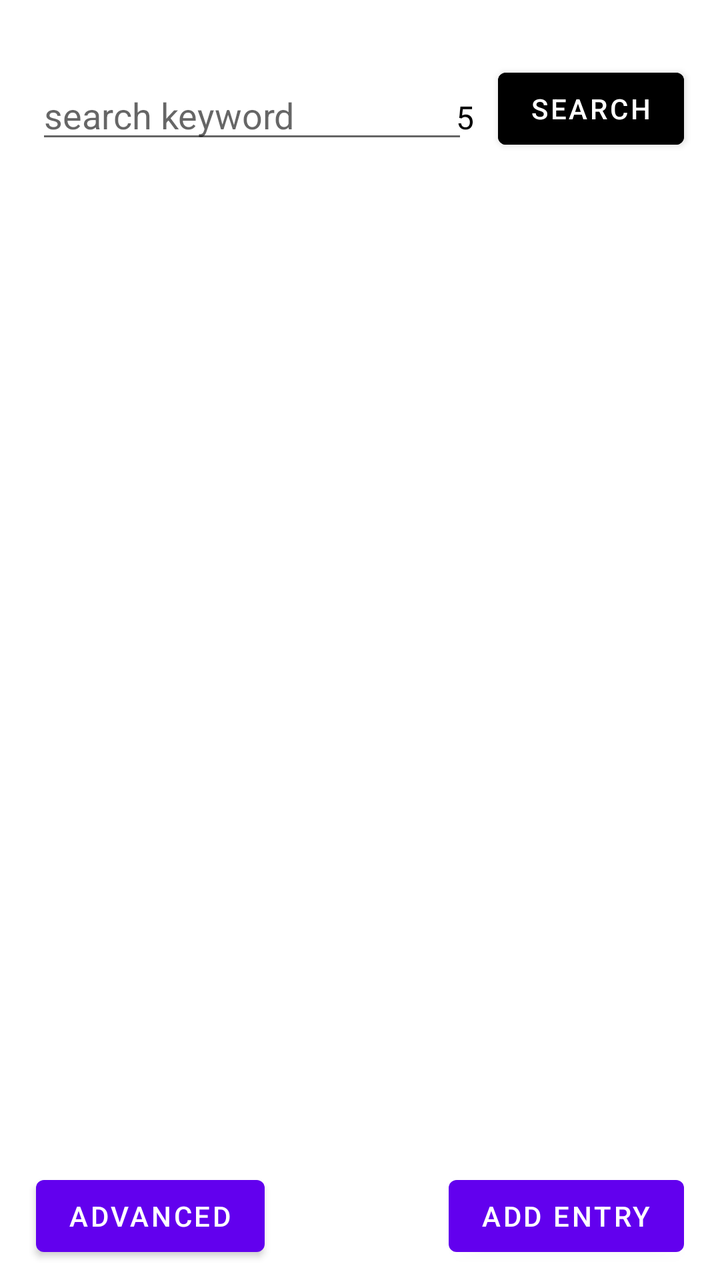
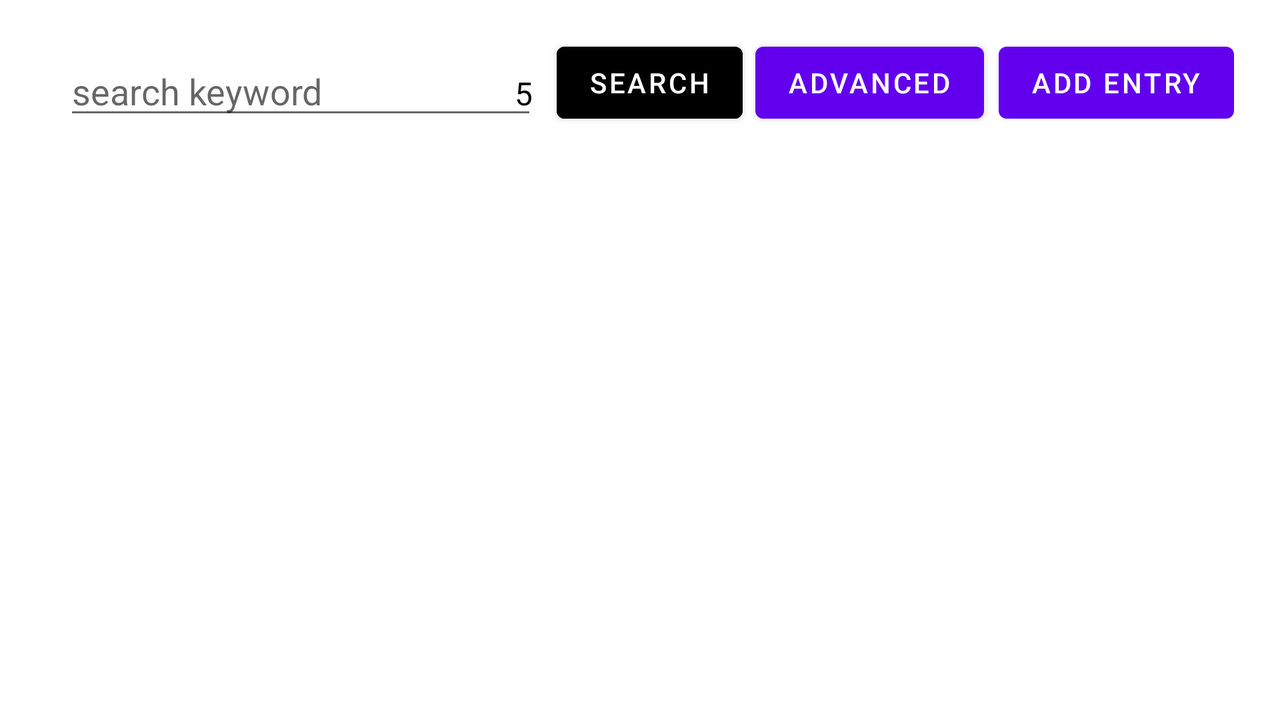

An Android layout and its configuration variant, each rendered on a device that would load it. The default file and the variant file are quoted in full after the pictures.
<!-- AndroidManifest.xml: application theme Theme.SimpleKnowledgeBase -->
<!-- res/layout/fragment_keyword_search.xml -->
<?xml version="1.0" encoding="utf-8"?>
<androidx.constraintlayout.widget.ConstraintLayout xmlns:android="http://schemas.android.com/apk/res/android"
    xmlns:app="http://schemas.android.com/apk/res-auto"
    xmlns:tools="http://schemas.android.com/tools"
    android:layout_width="match_parent"
    android:layout_height="match_parent">

    <Button
        android:id="@+id/keyword_btn_search"
        android:layout_width="wrap_content"
        android:layout_height="wrap_content"
        android:backgroundTint="@android:color/black"
        android:text="@string/keyword_btn_search"
        app:layout_constraintBottom_toTopOf="@+id/guideline4"
        app:layout_constraintEnd_toStartOf="@+id/guideline1"
        app:layout_constraintTop_toTopOf="@+id/guideline6" />

    <EditText
        android:id="@+id/keyword_et_search"
        android:layout_width="0dp"
        android:layout_height="wrap_content"
        android:gravity="bottom"
        android:hint="@string/keyword_et_search"
        android:minHeight="48dp"
        app:layout_constraintBottom_toTopOf="@+id/guideline4"
        app:layout_constraintEnd_toStartOf="@+id/guideline2"
        app:layout_constraintStart_toStartOf="@+id/guideline3"
        app:layout_constraintTop_toTopOf="@+id/guideline6"
        app:layout_constraintVertical_bias="1.0" />

    <androidx.recyclerview.widget.RecyclerView
        android:id="@+id/keyword_rv_displayResults"
        android:layout_width="0dp"
        android:layout_height="0dp"
        app:layout_constraintBottom_toTopOf="@+id/guideline5"
        app:layout_constraintEnd_toStartOf="@+id/guideline1"
        app:layout_constraintHorizontal_bias="0.4"
        app:layout_constraintStart_toStartOf="@+id/guideline3"
        app:layout_constraintTop_toTopOf="@+id/guideline4"
        app:layout_constraintVertical_bias="0.133" />

    <Button
        android:id="@+id/keyword_btn_addEntry"
        android:layout_width="wrap_content"
        android:layout_height="wrap_content"
        android:text="@string/keyword_btn_addEntry"
        app:layout_constraintBottom_toBottomOf="parent"
        app:layout_constraintEnd_toStartOf="@+id/guideline1"
        app:layout_constraintTop_toTopOf="@+id/guideline5" />

    <TextView
        android:id="@+id/keyword_tv_noOfHits"
        android:layout_width="wrap_content"
        android:layout_height="wrap_content"
        android:layout_marginEnd="12dp"
        android:textColor="@color/black"
        android:textSize="16sp"
        android:visibility="invisible"
        app:layout_constraintBaseline_toBaselineOf="@+id/keyword_et_search"
        app:layout_constraintEnd_toStartOf="@+id/keyword_btn_search"
        tools:text="5"
        tools:visibility="visible" />

    <androidx.constraintlayout.widget.Guideline
        android:id="@+id/guideline6"
        android:layout_width="wrap_content"
        android:layout_height="wrap_content"
        android:orientation="horizontal"
        app:layout_constraintGuide_percent="0.05" />

    <androidx.constraintlayout.widget.Guideline
        android:id="@+id/guideline3"
        android:layout_width="wrap_content"
        android:layout_height="wrap_content"
        android:orientation="vertical"
        app:layout_constraintGuide_percent="0.05" />

    <androidx.constraintlayout.widget.Guideline
        android:id="@+id/guideline1"
        android:layout_width="wrap_content"
        android:layout_height="wrap_content"
        android:orientation="vertical"
        app:layout_constraintGuide_percent="0.95" />

    <androidx.constraintlayout.widget.Guideline
        android:id="@+id/guideline4"
        android:layout_width="wrap_content"
        android:layout_height="wrap_content"
        android:orientation="horizontal"
        app:layout_constraintGuide_percent="0.12" />

    <androidx.constraintlayout.widget.Guideline
        android:id="@+id/guideline5"
        android:layout_width="wrap_content"
        android:layout_height="wrap_content"
        android:orientation="horizontal"
        app:layout_constraintGuide_percent="0.9" />

    <androidx.constraintlayout.widget.Guideline
        android:id="@+id/guideline2"
        android:layout_width="wrap_content"
        android:layout_height="wrap_content"
        android:orientation="vertical"
        app:layout_constraintGuide_percent="0.65" />

    <Button
        android:id="@+id/keyword_btn_advancedSearch"
        android:layout_width="wrap_content"
        android:layout_height="wrap_content"
        android:text="@string/keyword_btn_advancedSearch"
        app:layout_constraintBottom_toBottomOf="parent"
        app:layout_constraintStart_toStartOf="@+id/guideline3"
        app:layout_constraintTop_toTopOf="@+id/guideline5" />

</androidx.constraintlayout.widget.ConstraintLayout>
<!-- resources referenced by this layout -->
<resources>
  <color name="black">#FF000000</color>
  <string name="keyword_btn_addEntry">Add Entry</string>
  <string name="keyword_btn_advancedSearch">Advanced</string>
  <string name="keyword_btn_search">Search</string>
  <string name="keyword_et_search">search keyword</string>
  <style name="Theme.SimpleKnowledgeBase" parent="Theme.MaterialComponents.DayNight.DarkActionBar">
          
          <item name="colorPrimary">@color/purple_500</item>
          <item name="colorPrimaryVariant">@color/purple_700</item>
          <item name="colorOnPrimary">@color/white</item>
          
          <item name="colorSecondary">@color/teal_200</item>
          <item name="colorSecondaryVariant">@color/teal_700</item>
          <item name="colorOnSecondary">@color/black</item>
          
          <item name="android:statusBarColor" tools:targetApi="l">?attr/colorPrimaryVariant</item>
          
      </style>
  <color name="purple_500">#FF6200EE</color>
  <color name="purple_700">#FF3700B3</color>
  <color name="white">#FFFFFFFF</color>
  <color name="teal_200">#FF03DAC5</color>
  <color name="teal_700">#FF018786</color>
</resources>
<!-- res/layout-land/fragment_keyword_search.xml (the repository's variant of the layout above) -->
<!-- drawn on the phone turned sideways -->
<?xml version="1.0" encoding="utf-8"?>
<androidx.constraintlayout.widget.ConstraintLayout xmlns:android="http://schemas.android.com/apk/res/android"
    xmlns:app="http://schemas.android.com/apk/res-auto"
    xmlns:tools="http://schemas.android.com/tools"
    android:layout_width="match_parent"
    android:layout_height="match_parent">

    <Button
        android:id="@+id/keyword_btn_search"
        android:layout_width="wrap_content"
        android:layout_height="wrap_content"
        android:backgroundTint="@android:color/black"
        android:text="@string/keyword_btn_search"
        app:layout_constraintBottom_toTopOf="@+id/guideline4"
        app:layout_constraintEnd_toStartOf="@+id/guideline1"
        app:layout_constraintTop_toTopOf="@+id/guideline6" />

    <EditText
        android:id="@+id/keyword_et_search"
        android:layout_width="0dp"
        android:layout_height="wrap_content"
        android:gravity="bottom"
        android:hint="@string/keyword_et_search"
        android:minHeight="48dp"
        app:layout_constraintBottom_toTopOf="@+id/guideline4"
        app:layout_constraintEnd_toStartOf="@+id/guideline2"
        app:layout_constraintStart_toStartOf="@+id/guideline3"
        app:layout_constraintTop_toTopOf="@+id/guideline6"
        app:layout_constraintVertical_bias="1.0" />

    <androidx.recyclerview.widget.RecyclerView
        android:id="@+id/keyword_rv_displayResults"
        android:layout_width="0dp"
        android:layout_height="0dp"
        app:layout_constraintBottom_toTopOf="@+id/guideline5"
        app:layout_constraintEnd_toStartOf="@+id/guideline8"
        app:layout_constraintHorizontal_bias="0.4"
        app:layout_constraintStart_toStartOf="@+id/guideline3"
        app:layout_constraintTop_toTopOf="@+id/guideline4"
        app:layout_constraintVertical_bias="0.133" />

    <Button
        android:id="@+id/keyword_btn_addEntry"
        android:layout_width="wrap_content"
        android:layout_height="wrap_content"
        android:text="@string/keyword_btn_addEntry"
        app:layout_constraintStart_toStartOf="@+id/guideline7"
        app:layout_constraintTop_toTopOf="@+id/keyword_btn_search"
        app:layout_constraintBottom_toBottomOf="@+id/keyword_btn_search" />

    <TextView
        android:id="@+id/keyword_tv_noOfHits"
        android:layout_width="wrap_content"
        android:layout_height="wrap_content"
        android:layout_marginEnd="12dp"
        android:textColor="@color/black"
        android:textSize="16sp"
        android:visibility="invisible"
        app:layout_constraintBaseline_toBaselineOf="@+id/keyword_et_search"
        app:layout_constraintEnd_toStartOf="@+id/keyword_btn_search"
        tools:text="5"
        tools:visibility="visible" />

    <androidx.constraintlayout.widget.Guideline
        android:id="@+id/guideline6"
        android:layout_width="wrap_content"
        android:layout_height="wrap_content"
        android:orientation="horizontal"
        app:layout_constraintGuide_percent="0.05" />

    <androidx.constraintlayout.widget.Guideline
        android:id="@+id/guideline3"
        android:layout_width="wrap_content"
        android:layout_height="wrap_content"
        android:orientation="vertical"
        app:layout_constraintGuide_percent="0.05" />

    <androidx.constraintlayout.widget.Guideline
        android:id="@+id/guideline1"
        android:layout_width="wrap_content"
        android:layout_height="wrap_content"
        android:orientation="vertical"
        app:layout_constraintGuide_percent="0.58" />

    <androidx.constraintlayout.widget.Guideline
        android:id="@+id/guideline4"
        android:layout_width="wrap_content"
        android:layout_height="wrap_content"
        android:orientation="horizontal"
        app:layout_constraintGuide_percent="0.18" />

    <androidx.constraintlayout.widget.Guideline
        android:id="@+id/guideline5"
        android:layout_width="wrap_content"
        android:layout_height="wrap_content"
        android:orientation="horizontal"
        app:layout_constraintGuide_percent="0.85" />

    <androidx.constraintlayout.widget.Guideline
        android:id="@+id/guideline2"
        android:layout_width="wrap_content"
        android:layout_height="wrap_content"
        android:orientation="vertical"
        app:layout_constraintGuide_percent="0.42" />

    <Button
        android:id="@+id/keyword_btn_advancedSearch"
        android:layout_width="wrap_content"
        android:layout_height="wrap_content"
        android:text="@string/keyword_btn_advancedSearch"
        app:layout_constraintEnd_toStartOf="@+id/guideline10"
        app:layout_constraintHorizontal_bias="0.529"
        app:layout_constraintStart_toEndOf="@+id/guideline9"
        app:layout_constraintTop_toTopOf="@+id/keyword_btn_search"
        app:layout_constraintBottom_toBottomOf="@+id/keyword_btn_search"/>

    <androidx.constraintlayout.widget.Guideline
        android:id="@+id/guideline7"
        android:layout_width="wrap_content"
        android:layout_height="wrap_content"
        android:orientation="vertical"
        app:layout_constraintGuide_percent="0.78" />

    <androidx.constraintlayout.widget.Guideline
        android:id="@+id/guideline8"
        android:layout_width="wrap_content"
        android:layout_height="wrap_content"
        android:orientation="vertical"
        app:layout_constraintGuide_percent="0.95" />

    <androidx.constraintlayout.widget.Guideline
        android:id="@+id/guideline9"
        android:layout_width="wrap_content"
        android:layout_height="wrap_content"
        android:orientation="vertical"
        app:layout_constraintGuide_percent="0.60" />

    <androidx.constraintlayout.widget.Guideline
        android:id="@+id/guideline10"
        android:layout_width="wrap_content"
        android:layout_height="wrap_content"
        android:orientation="vertical"
        app:layout_constraintGuide_percent="0.76"  />

</androidx.constraintlayout.widget.ConstraintLayout>
